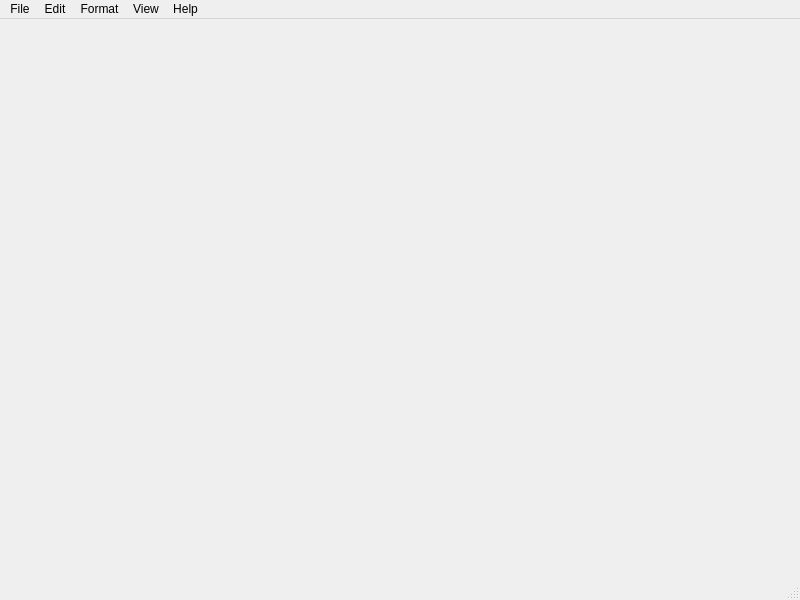
<?xml version="1.0" encoding="UTF-8"?>
<ui version="4.0">
 <class>MainWindow</class>
 <widget class="QMainWindow" name="MainWindow">
  <property name="geometry">
   <rect>
    <x>0</x>
    <y>0</y>
    <width>800</width>
    <height>600</height>
   </rect>
  </property>
  <property name="windowTitle">
   <string>notepad</string>
  </property>
  <property name="windowIcon">
   <iconset resource="resources.qrc">
    <normaloff>:/new/prefix/notepad-linux-icon.png</normaloff>:/new/prefix/notepad-linux-icon.png</iconset>
  </property>
  <widget class="QWidget" name="centralwidget">
   <layout class="QGridLayout" name="gridLayout">
    <property name="leftMargin">
     <number>0</number>
    </property>
    <property name="topMargin">
     <number>0</number>
    </property>
    <property name="rightMargin">
     <number>0</number>
    </property>
    <property name="bottomMargin">
     <number>0</number>
    </property>
   </layout>
  </widget>
  <widget class="QMenuBar" name="menubar">
   <property name="geometry">
    <rect>
     <x>0</x>
     <y>0</y>
     <width>800</width>
     <height>23</height>
    </rect>
   </property>
   <widget class="QMenu" name="menuFi_e">
    <property name="title">
     <string>File</string>
    </property>
    <addaction name="actionNew"/>
    <addaction name="actionNew_Window"/>
    <addaction name="actionOpen"/>
    <addaction name="actionSave"/>
    <addaction name="actionSave_As"/>
    <addaction name="separator"/>
    <addaction name="actionPage_Setup"/>
    <addaction name="actionPrint"/>
    <addaction name="separator"/>
    <addaction name="actionExit"/>
   </widget>
   <widget class="QMenu" name="menuEdit">
    <property name="title">
     <string>Edit</string>
    </property>
    <addaction name="actionUndo"/>
    <addaction name="actionRedo"/>
    <addaction name="separator"/>
    <addaction name="actionCut"/>
    <addaction name="actionCopy"/>
    <addaction name="actionPaste"/>
    <addaction name="actionDelete"/>
    <addaction name="separator"/>
    <addaction name="actionSearch_in_Internet"/>
    <addaction name="actionFind"/>
    <addaction name="actionFind_Next"/>
    <addaction name="actionFind_Previous"/>
    <addaction name="actionReplace"/>
    <addaction name="actionGo_To"/>
    <addaction name="separator"/>
    <addaction name="actionSelect_All"/>
    <addaction name="actionTime_Date"/>
   </widget>
   <widget class="QMenu" name="menuFormat">
    <property name="title">
     <string>Format</string>
    </property>
    <addaction name="actionWord_Wrap"/>
    <addaction name="actionFont"/>
   </widget>
   <widget class="QMenu" name="menuView">
    <property name="title">
     <string>View</string>
    </property>
    <widget class="QMenu" name="menuZoom">
     <property name="title">
      <string>Zoom</string>
     </property>
     <addaction name="actionZoom_In"/>
     <addaction name="actionZoom_Out"/>
     <addaction name="actionRestore_Default_Zoom"/>
    </widget>
    <addaction name="menuZoom"/>
    <addaction name="actionStatus_Bar"/>
   </widget>
   <widget class="QMenu" name="menuHelp">
    <property name="title">
     <string>Help</string>
    </property>
    <widget class="QMenu" name="menuSearch_Engine">
     <property name="title">
      <string>Search Engine</string>
     </property>
     <addaction name="actionGoogle"/>
     <addaction name="actionBing"/>
     <addaction name="actionYahoo_US"/>
     <addaction name="actionYahoo_Japan"/>
     <addaction name="actionBaidu"/>
     <addaction name="actionYandex"/>
     <addaction name="actionDuckDuckGo"/>
     <addaction name="actionEcosia"/>
     <addaction name="actionNaver"/>
     <addaction name="actionSeznam"/>
    </widget>
    <widget class="QMenu" name="menuDate_Time_Format">
     <property name="title">
      <string>Date Time Format</string>
     </property>
     <addaction name="actionDateTimeShort"/>
     <addaction name="actionDateTimeLong"/>
    </widget>
    <addaction name="actionView_Help"/>
    <addaction name="actionSeed_Feedback"/>
    <addaction name="separator"/>
    <addaction name="menuSearch_Engine"/>
    <addaction name="menuDate_Time_Format"/>
    <addaction name="actionIsEnable_Backup"/>
    <addaction name="separator"/>
    <addaction name="actionAbout_Notepad"/>
   </widget>
   <addaction name="menuFi_e"/>
   <addaction name="menuEdit"/>
   <addaction name="menuFormat"/>
   <addaction name="menuView"/>
   <addaction name="menuHelp"/>
  </widget>
  <widget class="QStatusBar" name="statusbar"/>
  <action name="actionNew">
   <property name="text">
    <string>New</string>
   </property>
   <property name="shortcut">
    <string>Ctrl+N</string>
   </property>
  </action>
  <action name="actionNew_Window">
   <property name="text">
    <string>New Window</string>
   </property>
   <property name="shortcut">
    <string>Ctrl+Shift+N</string>
   </property>
  </action>
  <action name="actionOpen">
   <property name="text">
    <string>Open...</string>
   </property>
   <property name="shortcut">
    <string>Ctrl+O</string>
   </property>
  </action>
  <action name="actionSave">
   <property name="text">
    <string>Save</string>
   </property>
   <property name="shortcut">
    <string>Ctrl+S</string>
   </property>
  </action>
  <action name="actionSave_As">
   <property name="text">
    <string>Save As...</string>
   </property>
   <property name="shortcut">
    <string>Ctrl+Shift+S</string>
   </property>
  </action>
  <action name="actionPage_Setup">
   <property name="text">
    <string>Page Setup...</string>
   </property>
  </action>
  <action name="actionPrint">
   <property name="text">
    <string>Print...</string>
   </property>
   <property name="shortcut">
    <string>Ctrl+P</string>
   </property>
  </action>
  <action name="actionExit">
   <property name="text">
    <string>Exit</string>
   </property>
  </action>
  <action name="actionUndo">
   <property name="text">
    <string>Undo</string>
   </property>
   <property name="shortcut">
    <string>Ctrl+Z</string>
   </property>
  </action>
  <action name="actionCut">
   <property name="text">
    <string>Cut</string>
   </property>
   <property name="shortcut">
    <string>Ctrl+X</string>
   </property>
  </action>
  <action name="actionCopy">
   <property name="text">
    <string>Copy</string>
   </property>
   <property name="shortcut">
    <string>Ctrl+C</string>
   </property>
  </action>
  <action name="actionPaste">
   <property name="text">
    <string>Paste</string>
   </property>
   <property name="shortcut">
    <string>Ctrl+V</string>
   </property>
  </action>
  <action name="actionDelete">
   <property name="text">
    <string>Delete</string>
   </property>
   <property name="shortcut">
    <string>Del</string>
   </property>
  </action>
  <action name="actionSearch_in_Internet">
   <property name="text">
    <string>Search with Internet</string>
   </property>
   <property name="shortcut">
    <string>Ctrl+E</string>
   </property>
  </action>
  <action name="actionFind">
   <property name="text">
    <string>Find...</string>
   </property>
   <property name="shortcut">
    <string>Ctrl+F</string>
   </property>
  </action>
  <action name="actionFind_Next">
   <property name="text">
    <string>Find Next</string>
   </property>
   <property name="shortcut">
    <string>F3</string>
   </property>
  </action>
  <action name="actionFind_Previous">
   <property name="text">
    <string>Find Previous</string>
   </property>
   <property name="shortcut">
    <string>Shift+F3</string>
   </property>
  </action>
  <action name="actionReplace">
   <property name="text">
    <string>Replace...</string>
   </property>
   <property name="shortcut">
    <string>Ctrl+H</string>
   </property>
  </action>
  <action name="actionGo_To">
   <property name="text">
    <string>Go To...</string>
   </property>
   <property name="shortcut">
    <string>Ctrl+G</string>
   </property>
  </action>
  <action name="actionSelect_All">
   <property name="text">
    <string>Select All</string>
   </property>
   <property name="shortcut">
    <string>Ctrl+A</string>
   </property>
  </action>
  <action name="actionTime_Date">
   <property name="text">
    <string>Time/Date</string>
   </property>
   <property name="shortcut">
    <string>F5</string>
   </property>
  </action>
  <action name="actionWord_Wrap">
   <property name="checkable">
    <bool>true</bool>
   </property>
   <property name="text">
    <string>Word Wrap</string>
   </property>
  </action>
  <action name="actionFont">
   <property name="text">
    <string>Font...</string>
   </property>
  </action>
  <action name="actionZoom_In">
   <property name="text">
    <string>Zoom In</string>
   </property>
  </action>
  <action name="actionZoom_Out">
   <property name="text">
    <string>Zoom Out</string>
   </property>
   <property name="shortcut">
    <string>Ctrl+-</string>
   </property>
  </action>
  <action name="actionRestore_Default_Zoom">
   <property name="text">
    <string>Restore Default Zoom</string>
   </property>
   <property name="shortcut">
    <string>Ctrl+0</string>
   </property>
  </action>
  <action name="actionStatus_Bar">
   <property name="checkable">
    <bool>true</bool>
   </property>
   <property name="checked">
    <bool>true</bool>
   </property>
   <property name="text">
    <string>Status Bar</string>
   </property>
  </action>
  <action name="actionView_Help">
   <property name="text">
    <string>View Help</string>
   </property>
  </action>
  <action name="actionSeed_Feedback">
   <property name="text">
    <string>Send Feedback</string>
   </property>
  </action>
  <action name="actionAbout_Notepad">
   <property name="text">
    <string>About Notepad</string>
   </property>
  </action>
  <action name="actionGoogle">
   <property name="checkable">
    <bool>true</bool>
   </property>
   <property name="text">
    <string>Google</string>
   </property>
  </action>
  <action name="actionBing">
   <property name="checkable">
    <bool>true</bool>
   </property>
   <property name="text">
    <string>Bing</string>
   </property>
  </action>
  <action name="actionYahoo_US">
   <property name="checkable">
    <bool>true</bool>
   </property>
   <property name="text">
    <string>Yahoo US</string>
   </property>
  </action>
  <action name="actionBaidu">
   <property name="checkable">
    <bool>true</bool>
   </property>
   <property name="text">
    <string>Baidu</string>
   </property>
  </action>
  <action name="actionYandex">
   <property name="checkable">
    <bool>true</bool>
   </property>
   <property name="text">
    <string>Yandex</string>
   </property>
  </action>
  <action name="actionDuckDuckGo">
   <property name="checkable">
    <bool>true</bool>
   </property>
   <property name="text">
    <string>DuckDuckGo</string>
   </property>
  </action>
  <action name="actionEcosia">
   <property name="checkable">
    <bool>true</bool>
   </property>
   <property name="text">
    <string>Ecosia</string>
   </property>
  </action>
  <action name="actionNaver">
   <property name="checkable">
    <bool>true</bool>
   </property>
   <property name="text">
    <string>Naver</string>
   </property>
  </action>
  <action name="actionSeznam">
   <property name="checkable">
    <bool>true</bool>
   </property>
   <property name="text">
    <string>Seznam</string>
   </property>
  </action>
  <action name="actionRedo">
   <property name="text">
    <string>Redo</string>
   </property>
   <property name="shortcut">
    <string>Ctrl+Shift+Z</string>
   </property>
  </action>
  <action name="actionYahoo_Japan">
   <property name="checkable">
    <bool>true</bool>
   </property>
   <property name="text">
    <string>Yahoo Japan!</string>
   </property>
  </action>
  <action name="actionDateTimeShort">
   <property name="checkable">
    <bool>true</bool>
   </property>
   <property name="text">
    <string>Short</string>
   </property>
  </action>
  <action name="actionDateTimeLong">
   <property name="checkable">
    <bool>true</bool>
   </property>
   <property name="text">
    <string>Long</string>
   </property>
  </action>
  <action name="actionLocale_Time">
   <property name="text">
    <string>System Date</string>
   </property>
  </action>
  <action name="actionIsEnable_Backup">
   <property name="checkable">
    <bool>true</bool>
   </property>
   <property name="text">
    <string>Enable Backup</string>
   </property>
  </action>
 </widget>
 <resources>
  <include location="resources.qrc"/>
 </resources>
 <connections/>
</ui>
